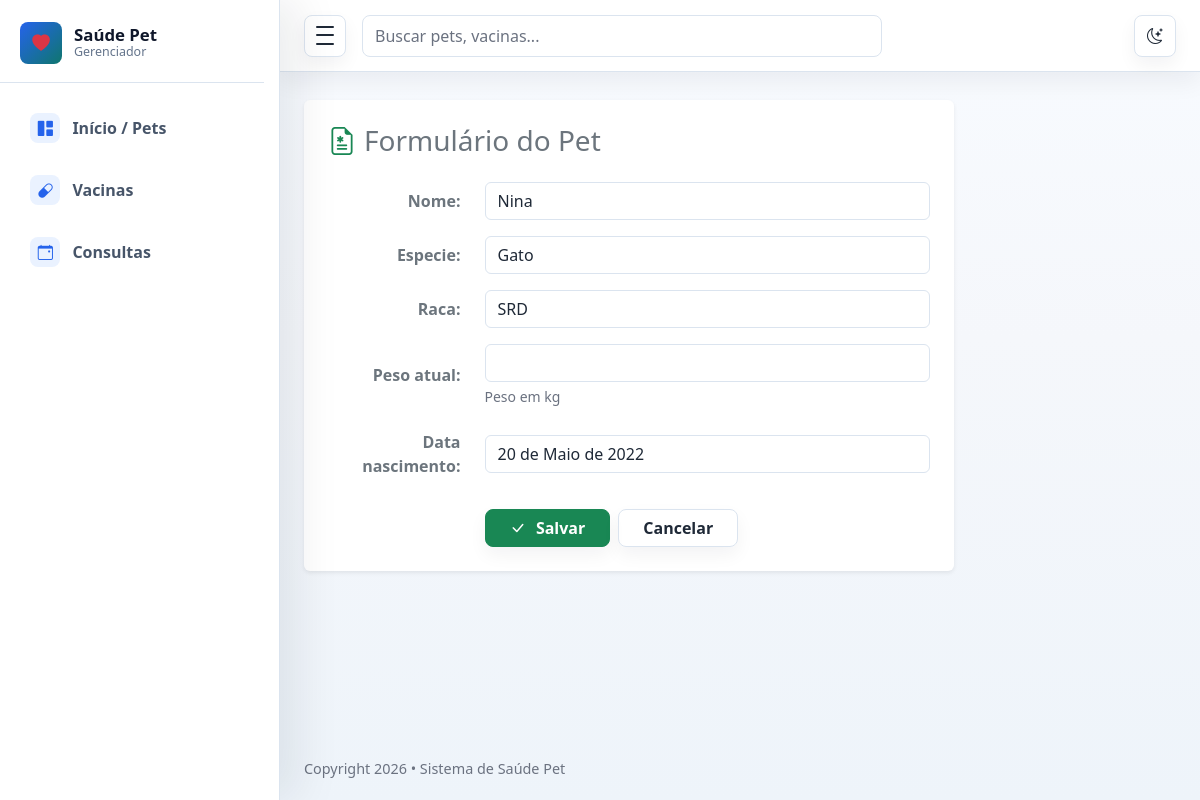
/pet/edit/2/ (signed in), run on the app's committed database.
### polls/models.py (models this page shows, shortened)
class Pet(models.Model):
    tutor = models.ForeignKey(Tutor, on_delete=models.CASCADE, related_name='pets', null=True, blank=True)
    nome = models.CharField(max_length=100)
    especie = models.CharField(max_length=50)
    raca = models.CharField(max_length=50, blank=True)
    peso_atual = models.FloatField(help_text="Peso em kg")
    data_nascimento = models.DateField()

### polls/views.py (the view)
# urls.py: path('edit/<int:pk>/', views.editar_pet, name='editar_pet'),
@login_required
def editar_pet(request, pk):
    pet = get_object_or_404(Pet, pk=pk)
    form = PetForm(request.POST or None, instance=pet)
    if form.is_valid():
        form.save()
        return redirect('polls:lista_pets')
    return render(request, 'polls/pet_form.html', {'form': form})

### polls/forms.py
class PetForm(forms.ModelForm):
    class Meta:
        model = Pet
        fields = ['nome', 'especie', 'raca', 'peso_atual', 'data_nascimento']

### polls/templates/polls/pet_form.html (shortened to what this page needs)
{% extends 'polls/base.html' %}
{% block content %}
<div class="card shadow-sm border-0" style="max-width: 650px;">
    <div class="card-body p-4">
        <h1 class="h3 mb-4 text-secondary">
            <i class="bi bi-file-earmark-medical me-2 text-success"></i>Formulário do Pet
        </h1>
        <form method="POST" class="needs-validation" novalidate>
            {% for field in form %}
            <div class="mb-3 row align-items-center">
                <label for="{{ field.id_for_label }}" class="col-sm-3 col-form-label fw-semibold text-secondary text-sm-end">
                    {{ field.label }}:
                </label>
                <div class="col-sm-9">
                    <div class="input-group">
                        <input type="{{ field.field.widget.input_type|default:'text' }}"
                               name="{{ field.html_name }}"
                               id="{{ field.id_for_label }}"
                               class="form-control"
                               value="{{ field.value|default_if_none:'' }}"
                               {% if field.field.required %}required{% endif %}>
                    </div>
                    {% if field.help_text %}
                    <div class="form-text text-muted small">{{ field.help_text }}</div>
                    {% endif %}
                </div>
            </div>
            {% endfor %}
            <div class="row mt-4">
                <div class="col-sm-9 offset-sm-3 d-flex gap-2">
                    <button type="submit" class="btn btn-success px-4">
                        <i class="bi bi-check-lg me-1"></i>Salvar
                    </button>
                    <a href="{% url 'polls:lista_pets' %}" class="btn btn-outline-secondary px-4">
                        Cancelar
                    </a>
                </div>
            </div>
        </form>
    </div>
</div>
{% endblock %}

### polls/static/polls/assets/css/style.css (style rules this page uses)
:root { --sidebar-width: 280px; --sidebar-mini-width: 84px; --admin-bg: #f5f7fb; --admin-surface: #ffffff; --admin-surface-soft: #f8fafc; --admin-border: #dbe4ef; --admin-text: #1f2937; --admin-muted: #6b7280; --admin-primary: #2563eb; --admin-primary-dark: #1d4ed8; --admin-success: #0f766e; --admin-warning: #d97706; --admin-danger: #dc2626; --admin-sidebar: #111827; --admin-sidebar-soft: #1f2937; --admin-shadow-sm: 0 10px 24px rgba(15, 23, 42, 0.06); --admin-shadow: 0 18px 46px rgba(15, 23, 42, 0.09); --admin-shadow-lg: 0 26px 70px rgba(15, 23, 42, 0.12); --admin-ring: 0 0 0 4px rgba(37, 99, 235, 0.12); }
* { box-sizing: border-box; }
html { min-height: 100%; }
body { min-height: 100vh; margin: 0; background: linear-gradient(180deg, #f8fbff 0%, var(--admin-bg) 42%, #eef4fa 100%); color: var(--admin-text); font-family: "Segoe UI", Arial, sans-serif; }
a { text-decoration: none; }
.btn { border-radius: 8px; font-weight: 700; box-shadow: 0 8px 18px rgba(15, 23, 42, 0.05); transition: border-color 0.16s ease, background 0.16s ease, box-shadow 0.16s ease, transform 0.16s ease; }
.btn { display: inline-flex; align-items: center; justify-content: center; gap: 0.4rem; }
.btn-outline-secondary { border-color: var(--admin-border); color: var(--admin-text); }
.form-control, .form-select { border-color: var(--admin-border); background-color: var(--admin-surface); color: var(--admin-text); }
.form-control::placeholder { color: var(--admin-muted); }
.text-muted { color: var(--admin-muted) !important; }
html[data-theme="light"] { color-scheme: light; }
body, .admin-navbar, .admin-sidebar, .admin-main, .metric-card, .panel, .auth-card, .error-card, .dropdown-menu, .modal-content, .form-control, .form-select { transition: background-color 0.18s ease, border-color 0.18s ease, color 0.18s ease, box-shadow 0.18s ease; }
html:not([data-theme="dark"]) { --admin-sidebar: #ffffff; --admin-sidebar-soft: #eef4ff; --admin-sidebar-border: #dbe4ef; --admin-sidebar-text: #475569; --admin-sidebar-text-strong: #0f172a; --admin-sidebar-muted: #64748b; --admin-sidebar-icon-bg: #eaf2ff; --admin-sidebar-icon: #2563eb; --admin-sidebar-shadow: 18px 0 42px rgba(15, 23, 42, 0.08); }

### data on the page
Pet: nome "Nina" "Gato" "SRD" "20 de Maio de 2022"

### other printed values
{{ field.label }} "Nome" "Especie" "Raca" "Peso atual" "Data nascimento"
{{ field.help_text }} "Peso em kg"
